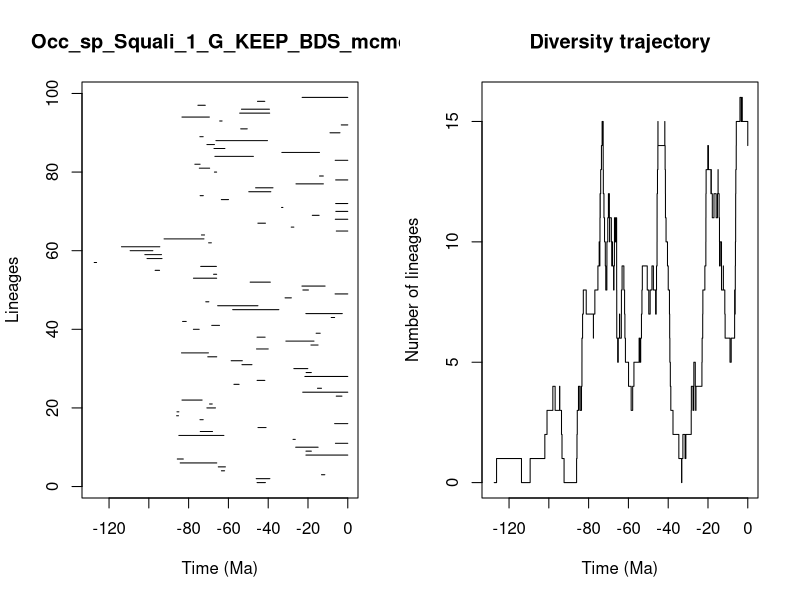

Write the R code that produced this figure.


pdf(file='../Results/Species/5_MA_bins_EXT_EP_FT/pyrate_mcmc_logs/Occ_sp_Squali_1_G_KEEP_BDS_mcmc_LTT.pdf',width=0.6*20, height=0.6*10)
title = "Occ_sp_Squali_1_G_KEEP_BDS_mcmc"
ts=c(45.59218378776907, 46.03233579025214,13.205648328216837,63.521076494651886,65.0946157133075,84.23738902199183,85.70635991521485,21.045803082893,21.025322802059605,26.1908778969611,6.206342232877902,27.52224393838981,84.91256779191424,74.16406522245876,45.130378405507564,6.6136776645550395,74.29129708806218,86.04380664248778,85.84954708383391,70.82484449664948,69.47101744363833,83.346279883679,5.807445084526681,22.652339638244076,15.228507006557951,57.22363794713415,45.58394622923336,21.570624435471274,20.943369883353533,27.112408897811132,53.1976258648723,58.622204864005205,70.3801616092283,83.57996164370164,45.86915831419764,18.52139871260677,31.114792274542484,45.606111217650465,15.904125610772269,77.60423028112763,68.38146315755047,83.03489990450363,8.328940222731077,21.072332345796106,57.854062048498776,65.40238493054424,71.38277217624125,31.521894225283067,6.385377518166991,22.575744802448764,23.046912731251805,49.06964475650174,77.57725004361228,67.45656051476165,96.83672104324246,73.93325746992069,127.45428459607565,100.91091405356914,102.00883827658609,109.39482765654442,113.7506678226599,69.95124288097007,92.34054815992206,73.55748498803342,5.769300441858233,28.43128122385138,45.1858558259799,6.272805253018547,17.831877341318997,6.0139141018120466,33.2857063896574,6.082797334844889,63.55629103119524,74.21614662139822,49.757545027382996,46.332921566839126,26.039166878313452,6.100340230620567,14.197712845423002,67.03416826027998,74.62968422702333,76.86625084173136,6.327877456782927,66.79382405627858,33.13934085680534,67.24784662477643,70.79876049399886,66.27907953639759,74.34547335836919,8.936883909473663,53.818452843915175,3.2753448472152282,64.39009980900269,83.35603470857075,54.3310393625853,53.442724671454876,75.32881648078545,45.38799168401111,22.944668338132615)
te=c(41.40675751618732, 39.159411297428875,11.54278986138585,61.92105243005067,61.5009615529835,65.85304687561806,82.67226551603132,0.0,18.314232245377426,14.90921060170764,0.0,26.395586275959598,62.27775138984243,67.98870744509634,41.0807716931633,0.0,72.67822704356615,85.10168250799221,84.90143025866492,66.50109336548283,68.12858779087456,73.21551598608815,2.927169510137249,0.0,13.210826487912843,54.621705590064934,41.68815694331948,0.0,18.32091565737978,20.096992010275866,48.161282716968266,53.00694113882888,65.86161611489523,70.053438920726,39.98612464093628,14.940750918410606,16.984722005401842,41.5516705233819,13.865631912557529,74.6976411208085,64.47866284947992,81.20383726080607,6.609646406494759,2.764261124184232,34.64975657061819,45.160542353774936,69.83056912035846,28.361631766308392,0.0,19.766928583786203,11.38762780920922,38.92988368498849,65.90494183957115,65.91334400378904,94.61377268243854,66.0360222196183,126.27198740329347,93.37650736659991,93.6303530752247,97.97915962001427,94.48132538111369,68.57279602565627,72.2929804768993,71.99866439105053,0.0,27.112290857639834,41.37765097595846,0.0,14.404557293304366,0.0,32.61286289946596,0.0,59.93398093805095,72.60908350501951,38.68432044013262,37.590404520105814,12.262573640114853,0.0,12.296926871605791,65.91662607416002,69.43709253179553,74.24271987119926,0.0,47.44354142003733,14.223701627901296,61.7606621908689,67.01064682285875,40.360265203612684,72.68701667574062,3.9271827452020207,50.53576068381078,0.0,63.183303076115514,69.56904289783996,39.25435770174095,39.36733242885893,71.61805118921615,41.7133927407556,0.0)
div_traj=c(0, 1,0,1,2,3,4,3,4,3,2,1,0,1,2,3,4,3,4,3,4,5,6,7,8,7,6,7,8,9,10,9,10,11,12,11,12,13,14,15,14,13,12,11,10,9,8,9,10,11,12,11,12,11,10,11,10,9,10,9,8,9,10,11,10,11,10,11,10,9,8,7,6,5,6,7,6,7,8,9,8,7,6,5,4,3,4,5,6,5,6,7,8,9,8,7,8,9,8,7,8,9,10,11,12,13,14,15,14,15,14,13,12,11,10,9,8,7,6,5,4,3,2,1,0,1,2,1,2,3,4,3,4,5,4,3,4,5,6,7,8,9,10,11,12,13,14,13,12,13,12,11,12,11,12,13,12,11,10,9,10,9,8,9,8,7,6,5,6,7,8,7,8,9,10,11,12,13,14,15,16,15,16,15,14)
time_events=c(127.45428459607565, 126.27198740329347,113.7506678226599,109.39482765654442,102.00883827658609,100.91091405356914,97.97915962001427,96.83672104324246,94.61377268243854,94.48132538111369,93.6303530752247,93.37650736659991,92.34054815992206,86.04380664248778,85.84954708383391,85.70635991521485,85.10168250799221,84.91256779191424,84.90143025866492,84.23738902199183,83.57996164370164,83.35603470857075,83.346279883679,83.03489990450363,82.67226551603132,81.20383726080607,77.60423028112763,77.57725004361228,76.86625084173136,75.32881648078545,74.6976411208085,74.62968422702333,74.34547335836919,74.29129708806218,74.24271987119926,74.21614662139822,74.16406522245876,73.93325746992069,73.55748498803342,73.21551598608815,72.68701667574062,72.67822704356615,72.60908350501951,72.2929804768993,71.99866439105053,71.61805118921615,71.38277217624125,70.82484449664948,70.79876049399886,70.3801616092283,70.053438920726,69.95124288097007,69.83056912035846,69.56904289783996,69.47101744363833,69.43709253179553,68.57279602565627,68.38146315755047,68.12858779087456,67.98870744509634,67.45656051476165,67.24784662477643,67.03416826027998,67.01064682285875,66.79382405627858,66.50109336548283,66.27907953639759,66.0360222196183,65.91662607416002,65.91334400378904,65.90494183957115,65.86161611489523,65.85304687561806,65.40238493054424,65.0946157133075,64.47866284947992,64.39009980900269,63.55629103119524,63.521076494651886,63.183303076115514,62.27775138984243,61.92105243005067,61.7606621908689,61.5009615529835,59.93398093805095,58.622204864005205,57.854062048498776,57.22363794713415,54.621705590064934,54.3310393625853,53.818452843915175,53.442724671454876,53.1976258648723,53.00694113882888,50.53576068381078,49.757545027382996,49.06964475650174,48.161282716968266,47.44354142003733,46.332921566839126,46.03233579025214,45.86915831419764,45.606111217650465,45.59218378776907,45.58394622923336,45.38799168401111,45.1858558259799,45.160542353774936,45.130378405507564,41.7133927407556,41.68815694331948,41.5516705233819,41.40675751618732,41.37765097595846,41.0807716931633,40.360265203612684,39.98612464093628,39.36733242885893,39.25435770174095,39.159411297428875,38.92988368498849,38.68432044013262,37.590404520105814,34.64975657061819,33.2857063896574,33.13934085680534,32.61286289946596,31.521894225283067,31.114792274542484,28.43128122385138,28.361631766308392,27.52224393838981,27.112408897811132,27.112290857639834,26.395586275959598,26.1908778969611,26.039166878313452,23.046912731251805,22.944668338132615,22.652339638244076,22.575744802448764,21.570624435471274,21.072332345796106,21.045803082893,21.025322802059605,20.943369883353533,20.096992010275866,19.766928583786203,18.52139871260677,18.32091565737978,18.314232245377426,17.831877341318997,16.984722005401842,15.904125610772269,15.228507006557951,14.940750918410606,14.90921060170764,14.404557293304366,14.223701627901296,14.197712845423002,13.865631912557529,13.210826487912843,13.205648328216837,12.296926871605791,12.262573640114853,11.54278986138585,11.38762780920922,8.936883909473663,8.328940222731077,6.6136776645550395,6.609646406494759,6.385377518166991,6.327877456782927,6.272805253018547,6.206342232877902,6.100340230620567,6.082797334844889,6.0139141018120466,5.807445084526681,5.769300441858233,3.9271827452020207,3.2753448472152282,2.927169510137249,2.764261124184232,0.0)
                par(mfrow=c(1,2))
                L = length(ts)
                plot(ts, 1:L , xlim=c(-max(ts)-1,0), pch=20, type="n", main=title,xlab="Time (Ma)",ylab="Lineages")
                for (i in 1:L){segments(x0=-te[i],y0=i,x1=-ts[i],y1=i)}    
                t = -time_events
                plot(div_traj ~ t,type="s", main = "Diversity trajectory",xlab="Time (Ma)",ylab="Number of lineages",xlim=c(-max(ts)-1,0))
                abline(v=c(65,200,251,367,445),lty=2,col="gray")
                
